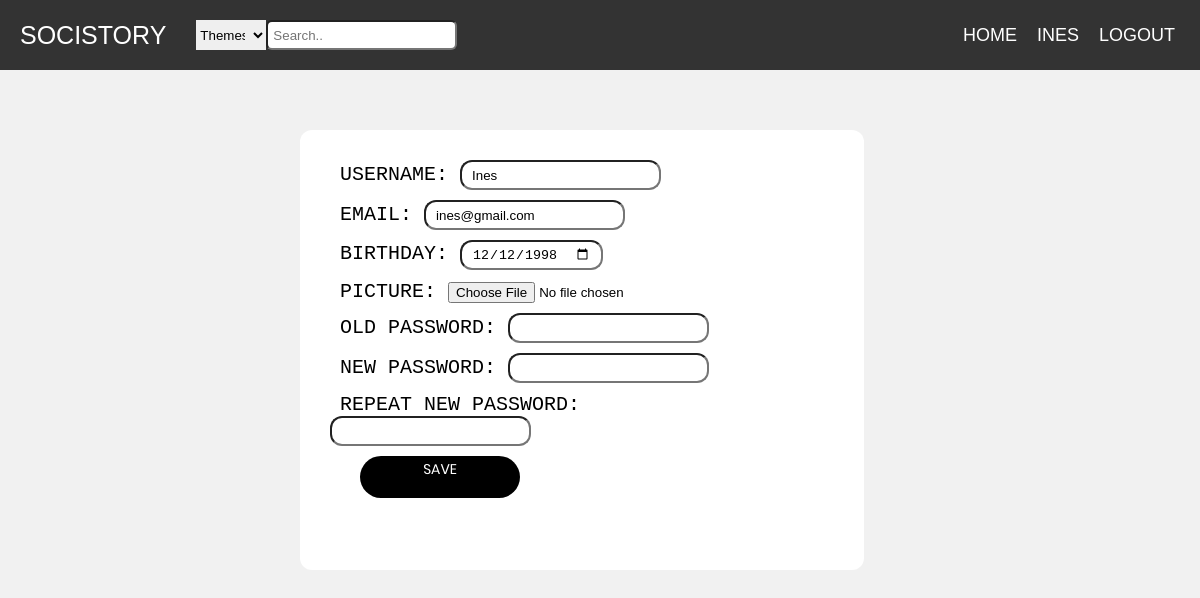
/pages/editProfile.php (signed in), run on an earlier commit of the app's database.
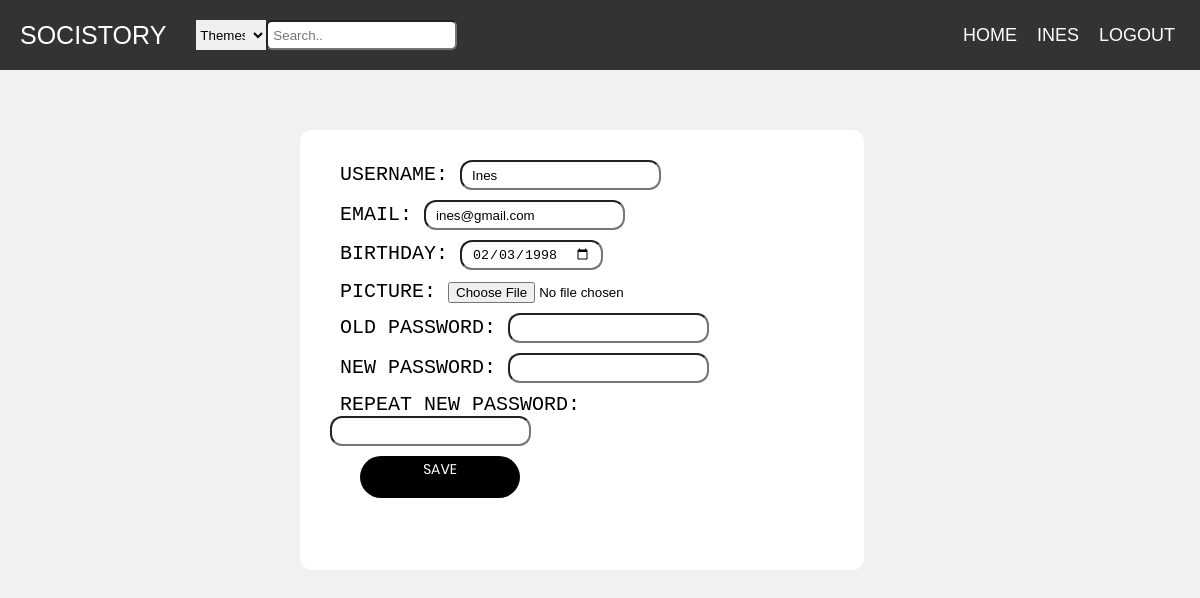
And on a later commit of the database.
### tables this page shows
CREATE TABLE users(
  username VARCHAR PRIMARY KEY,
  email VARCHAR UNIQUE,
  password VARCHAR(254) NOT NULL,
  salt VARCHAR(32) NOT NULL,
  birthday DATE,
  img VARCHAR
);

### database/db_comments.php (called while the page is built, shortened)
<?php
    function getUsernameInfo($username){
    $db = Database::instance()->db();
    $stmt = $db->prepare('SELECT *, rowid FROM users where username = ?');
    $stmt->execute(array($username));
    return $stmt->fetch();
    }
?>

### pages/editProfile.php (the view, shortened to what this page needs)
<?php
include_once('../templates/common.php');
include_once('../database/db_comments.php');
    $info = getUsernameInfo($_SESSION['username']);
    ?>
 <link rel="stylesheet" href="../css/profilePage.css">
<section id="profile">
    <div class="container-box">
        <div class="banner_inner d-flex align-items-center">
            <form action="../actions/editProfile.php" method="post" enctype="multipart/form-data">
        <div class="username-block">
            <label for="name">Username: </label>
            <input name="name" type="text" value="<?=$info['username']?>"> <br>
        </div>
        <div class="email-block">
            <label for="email">Email: </label>
            <input name="email" type="email" value="<?=$info['email']?>"> <br>
        </div>
        <div class="birth-block">
            <label for="birth">Birthday: </label>
            <input name="birthday" type="date" value="<?=$info['birthday']?>"><br>
        </div>
        <div class="pic-block" >
            <label for="photo">Picture: </label>
            <input name="photo" type="file" value="<?=$info['img']?>"><br>
        </div>
        <div class="oldpass-block" >
            <label for="old"> Old Password: </label>
            <input name="oldpass" type="password"> <br>
        </div>
        <div class="password-block" >
            <label for="new"> New Password: </label>
            <input id="newPassword" name="newpass" type="password"> <br>
        </div>
        <div class="rpassword-block">
            <label for="repeatnew"> Repeat New Password: </label>
            <input id="rpassword" name="repeatnewpass" type="password"> <br>
        </div>
            <button id="save"type="submit">Save</button>
            </form>
        </div>
    </div>
</section>

What changed in the data, as far as the page shows it:
changed users "Ines": birthday "12/12/1998" → "02/03/1998"
